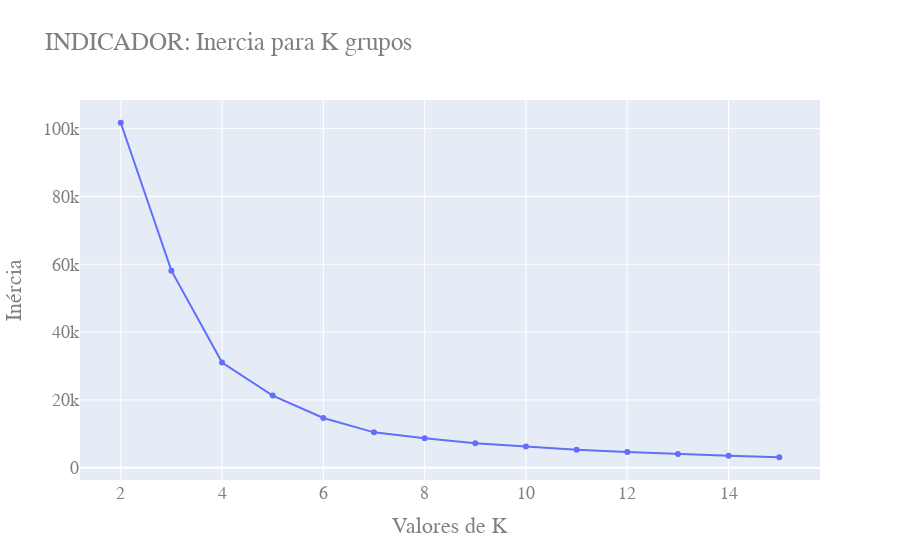

Notebook code for this chart:
### Code cell
fig =go.Figure()
fig.add_trace(go.Scatter(x = faixa_n_clusters, y = valores_inercia))
fig.update_layout(
    title="INDICADOR: Inercia para K grupos",
    xaxis_title="Valores de K",
    yaxis_title="Inércia",
    font=dict(
        family="Courier New, monospace",
        size=18,
        color="#7f7f7f"
    )
)
fig.show()

### Figure 1 — Plotly figure (JSON) as saved in the notebook; plotly's stock layout.template omitted (floating-point values rounded to 4 significant figures)
{"data": [{"type": "scatter", "x": [2, 3, 4, 5, 6, 7, 8, 9, 10, 11, 12, 13, 14, 15], "y": [101700.0, 58130.0, 31010.0, 21290.0, 14690.0, 10450.0, 8712.0, 7263.0, 6272.0, 5319.0, 4656.0, 4036.0, 3551.0, 3103.0]}], "layout": {"font": {"color": "#7f7f7f", "family": "Courier New, monospace", "size": 18}, "title": {"text": "INDICADOR: Inercia para K grupos"}, "xaxis": {"title": {"text": "Valores de K"}}, "yaxis": {"title": {"text": "Inércia"}}}}
